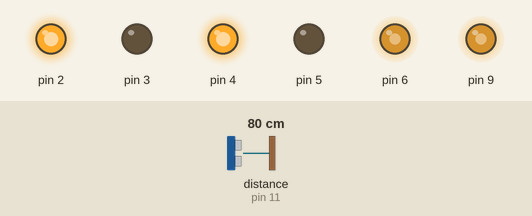
This sketch was run on a simulated Arduino Uno, built with avr-gcc and run on an emulated ATmega328P. Parts: output pins drawn as LEDs (lit = HIGH). Dashed ring = blinking. The test bench sets the inputs (shaded band); at power-on: distance to the obstacle (sensor on pin 11) 80 cm. The echo pulse lasts 58.3 µs per cm; random numbers use the default seed unless the sketch sets one.

Above: at 11.2 s.
11.3 s: distance to the obstacle (sensor on pin 11) set to 59 cm
12.8 s: distance to the obstacle (sensor on pin 11) set to 49 cm
At 15.0 s:
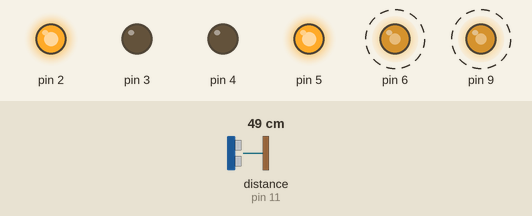
At 15.7 s:
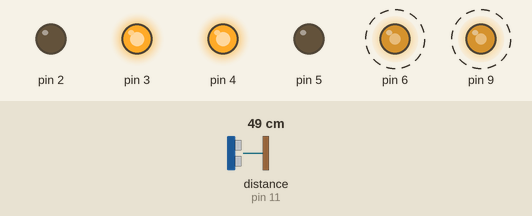
15.8 s: distance to the obstacle (sensor on pin 11) set to 60 cm
At 16.31 s:
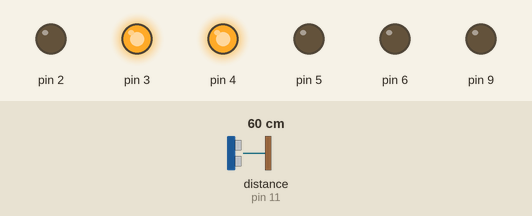
Timing chart, 0 to 18.8 s (numbered marks = the images above; inputs shaded):
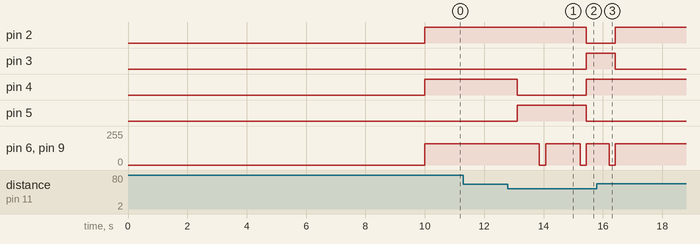

Measured:
- the behaviour switches between 55 and 54 cm on distance to the obstacle (sensor on pin 11) (found by bisection; images 0 and 1)
- after the input at 11.3 s, every drawn part: stays the same
- after the input at 12.8 s, pin 2: HIGH → LOW after 2.6 s; pin 3: LOW → HIGH after 2.6 s; pin 4: HIGH → LOW after 0.31 s, → HIGH 2.3 s later; pin 5: LOW → HIGH after 0.31 s, → LOW 2.3 s later; pin 6, pin 9: alternates 160/255 for 1.2 s and 0/255 for 0.21 s, starting after 1.1 s

The sketch:

turning_test.ino
```cpp
/*
 *
 * David Riser, May 2020
 *
 * This simple sketch will drive the robot forward
 * until it detects an object, and then it will take
 * a random turn.
 *
 */

#include "NewPing.h"

enum pins {
  enable_a = 6,
  enable_b = 9,
  input_1 = 2,
  input_2 = 3,
  input_3 = 5,
  input_4 = 4,
  trigger = 10,
  echo = 11
};

// Max dist 500cm
NewPing sonar(pins::trigger, pins::echo, 500);

// This value is added to the left/right motor.
// I am not sure.
const int motorOffset = 0;
const int motorLow = 160;
const int motorHigh = 240;
const int seconds = 1000;

void setLeft() {
  digitalWrite(pins::input_1, LOW);
  digitalWrite(pins::input_2, HIGH);
  digitalWrite(pins::input_3, LOW);
  digitalWrite(pins::input_4, HIGH);
}

void setRight() {
  digitalWrite(pins::input_1, HIGH);
  digitalWrite(pins::input_2, LOW);
  digitalWrite(pins::input_3, HIGH);
  digitalWrite(pins::input_4, LOW);
}

void setReverse() {
  digitalWrite(pins::input_1, LOW);
  digitalWrite(pins::input_2, HIGH);
  digitalWrite(pins::input_3, HIGH);
  digitalWrite(pins::input_4, LOW);
}

void setForward() {
  digitalWrite(pins::input_1, HIGH);
  digitalWrite(pins::input_2, LOW);
  digitalWrite(pins::input_3, LOW);
  digitalWrite(pins::input_4, HIGH);
}

void stop() {
  analogWrite(pins::enable_a, 0);
  analogWrite(pins::enable_b, 0);
}

void goFor(int speed, int timer) {
  analogWrite(pins::enable_a, speed + motorOffset);
  analogWrite(pins::enable_b, speed);
  delay(timer);
  stop();
}

void go(int speed){
  analogWrite(pins::enable_a, speed + motorOffset);
  analogWrite(pins::enable_b, speed);
}

void turnRandomly(){

    if (random(2) < 1){
      setLeft();
    }
    else {
      setRight();
    }

    // Turn a random amount, usually this is between
    // a quarter turn and three quarters.  It depends
    // on the speed setting.
    goFor(motorLow, random(500,1500));
}

void setup() {
  pinMode(pins::enable_a, OUTPUT);
  pinMode(pins::input_1, OUTPUT);
  pinMode(pins::input_2, OUTPUT);
  pinMode(pins::enable_b, OUTPUT);
  pinMode(pins::input_3, OUTPUT);
  pinMode(pins::input_4, OUTPUT);

  // Allow a slight delay upon start.
  delay(10 * seconds);

  // Make sure that the robot is
  // initialized in the stop position
  // and is ready to go forward.
  stop();
}

void loop() {

  setForward();
  go(motorLow);

  int dist = sonar.ping_median(8);
  int stuckIter = 0;
  while (dist < 3200){

    // If we are really in trouble,
    // try going backwards.  Don't
    // do this much because we have no
    // sensors out back to protect us.
    if (stuckIter > 4){
      stop();
      setReverse();
      goFor(motorLow, 500);
      stop();

      stuckIter = 0;
    }

    // Normally we just need to turn randomly and
    // check for a clear path.
    stop();
    turnRandomly();
    stop();

    dist = sonar.ping_median(8);
    stuckIter++;
  }

}
```
